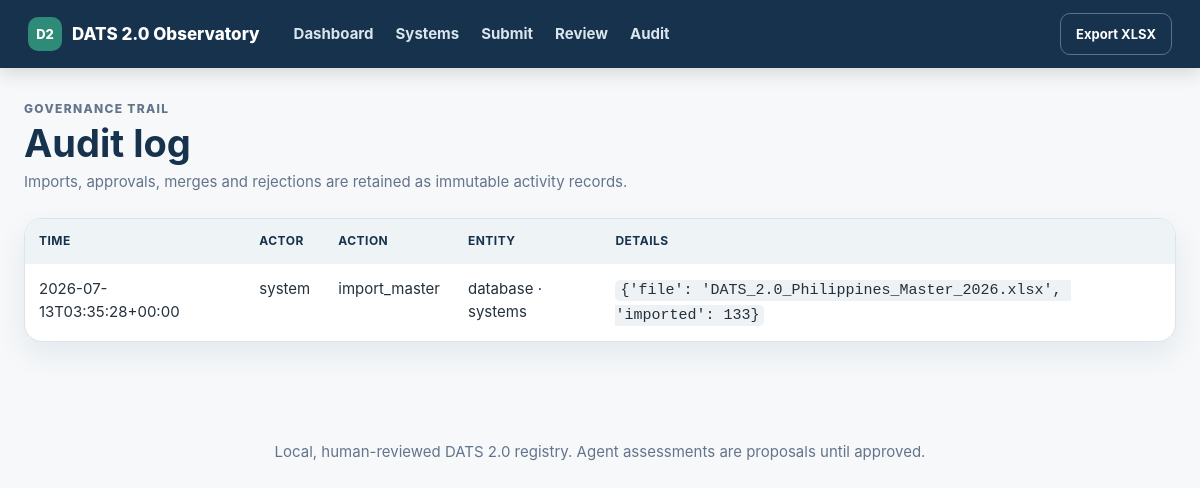
Screenshot of /audit with the database file from the repository.
### tables this page shows
CREATE TABLE audit_events (
    id INTEGER PRIMARY KEY AUTOINCREMENT,
    actor TEXT NOT NULL,
    action TEXT NOT NULL,
    entity_type TEXT NOT NULL,
    entity_id TEXT NOT NULL,
    details_json TEXT NOT NULL DEFAULT '{}',
    created_at TEXT NOT NULL
);

### app/main.py (the view)
@app.get("/audit", response_class=HTMLResponse)
def audit_page(request: Request):
    return templates.TemplateResponse(request, "audit.html", context(request, events=list_audit()))

### app/templates/audit.html (shortened to what this page needs)
{% extends "base.html" %}
{% block content %}
<div class="page-heading"><div><p class="eyebrow">Governance trail</p><h1>Audit log</h1><p>Imports, approvals, merges and rejections are retained as immutable activity records.</p></div></div>
<section class="panel table-panel"><div class="table-wrap"><table><thead><tr><th>Time</th><th>Actor</th><th>Action</th><th>Entity</th><th>Details</th></tr></thead><tbody>{% for event in events %}<tr><td>{{ event.created_at }}</td><td>{{ event.actor }}</td><td>{{ event.action }}</td><td>{{ event.entity_type }} · {{ event.entity_id }}</td><td><code>{{ event.details }}</code></td></tr>{% else %}<tr><td colspan="5" class="empty">No audit events.</td></tr>{% endfor %}</tbody></table></div></section>
{% endblock %}

### app/static/style.css (style rules this page uses)
:root { --navy:#17324d;--blue:#1f6e8c;--teal:#2e8b78;--ink:#24313d;--muted:#64748b;--line:#dbe4ea;--soft:#f3f7f9;--gold:#b7791f;--danger:#b42318;--white:#fff;--shadow:0 12px 30px rgba(23,50,77,.08) }
* { box-sizing:border-box }
body { margin:0;background:#f6f8fa;color:var(--ink);font:15px/1.55 Inter,ui-sans-serif,system-ui,-apple-system,BlinkMacSystemFont,"Segoe UI",sans-serif }
.eyebrow { text-transform:uppercase;letter-spacing:.11em;font-size:12px;font-weight:800;color:var(--teal);margin:0 0 5px }
.panel { background:#fff;border:1px solid var(--line);border-radius:18px;padding:24px;box-shadow:var(--shadow) }
.table-wrap { overflow:auto }
.table-panel { padding:0 }
.table-panel .table-wrap { border-radius:18px }
table { width:100%;border-collapse:collapse }
th { text-align:left;background:#eef4f6;color:var(--navy);font-size:12px;text-transform:uppercase;letter-spacing:.04em;padding:13px 14px;position:sticky;top:0 }
td { padding:13px 14px;border-top:1px solid #edf1f3;vertical-align:top }
.page-heading { display:flex;align-items:end;justify-content:space-between;gap:24px;margin:8px 0 24px }
.page-heading h1 { font-size:38px;line-height:1.1;color:var(--navy);margin:4px 0 6px }
.page-heading p { color:var(--muted);margin:0;max-width:850px }
code { background:#eef2f4;padding:2px 5px;border-radius:5px;white-space:pre-wrap }

### rows the page displays
audit_events: created_at "2026-07-13T03:35:28+00:00", actor "system", action "import_master", entity_type "database", entity_id "systems", details "{'file': 'DATS_2.0_Philippines_Master_2026.xlsx', 'imported': 133}"
